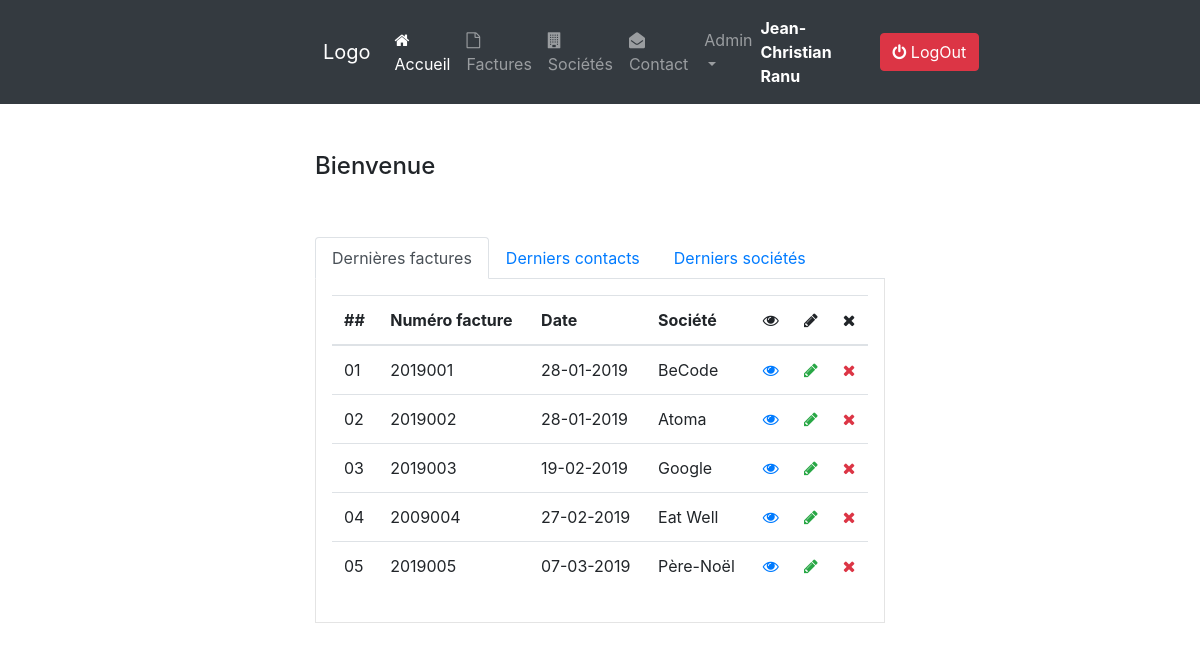
The app's page /accueil/01 (signed in) with its own data.
### tables this page shows
CREATE TABLE `invoice` (
  `id_invoice` int(11) NOT NULL,
  `invoice_numb` int(11) DEFAULT NULL,
  `invoiced_date` date DEFAULT NULL,
  `service_date` date DEFAULT NULL,
  `contacts_id_contacts` int(11) NOT NULL,
  `company_id_company` int(11) NOT NULL
);

CREATE TABLE `company` (
  `id_company` int(11) NOT NULL,
  `comp_name` varchar(45) DEFAULT NULL,
  `country` varchar(45) DEFAULT NULL,
  `vat_number` varchar(45) DEFAULT NULL,
  `creation_date` datetime DEFAULT NULL,
  `comp_type` enum('client','fournisseur') DEFAULT NULL
);

### tabAccueil/factures.php
<?php
include "assets/connexion/bd.php";
$listContact = $bdd->prepare("SELECT * FROM invoice LEFT JOIN company ON company.id_company=invoice.company_id_company LIMIT 0, $limit");
$listContact->execute(array());
?>
<table class="table table-hover">
  <thead>
    <tr>
      <th scope="col">##</th>
      <th scope="col">Numéro facture</th>
      <th scope="col">Date</th>
      <th scope="col">Société</th>
      <th class="text-center"><i class="fa fa-eye"></i></th>
      <?php
      if($_SESSION['auth']['level'] == 'godmode'){
      ?>
      <th class="text-center"><i class="fa fa-pencil"></i></th>
      <th class="text-center"><i class="fa fa-times"></i></th>
      <?php
      }
      ?>
    </tr>
  </thead>
  <tbody>
    <?php
    foreach ($listContact as $key => $value) {
    $key +=1;
    $cptKey = strlen($key);
    if($cptKey <= 1){$zero = '0';}
    ?>
    <tr>
      <td><?= $zero.''.$key?></td>
      <td><?= $value['invoice_numb'];?></td>
      <td><?= $date = date('d-m-Y', strtotime($value['invoiced_date']));?></td>
      <td><?= $value['comp_name'];?></td>
      <td class="text-center"><a href="detailContact.php?contact=<?= $value['id_contacts'];?>"><i class="fa fa-eye"></i></a></td>
      <?php
      if($_SESSION['auth']['level'] == 'godmode'){
      ?>
      <td class="text-center"><a href="newContact.php?contact=<?= $value['id_contacts'];?>&edite=edite" class="text-success"><i class="fa fa-pencil"></i></a></td>
      <td class="text-center"><a href="./assets/ctrl/deleteContact.php?contact=<?= $value['id_contacts'];?>&delete=supp&company=<?= $value['id_company'];?>" class="text-danger"><i class="fa fa-times"></i></a></td>
      <?php
      }
      ?>
    </tr>
    <?php
    }
    ?>
  </tbody>
</table>

### records on screen
invoice: zero "0", invoice_numb "2019001", invoiced_date "28-01-2019", company.comp_name "BeCode"
invoice: zero "0", invoice_numb "2019002", invoiced_date "28-01-2019", company.comp_name "Atoma"
invoice: zero "0", invoice_numb "2019003", invoiced_date "19-02-2019", company.comp_name "Google"
invoice: zero "0", invoice_numb "2009004", invoiced_date "27-02-2019", company.comp_name "Eat Well"
invoice: zero "0", invoice_numb "2019005", invoiced_date "07-03-2019", company.comp_name "Père-Noël"

### other values on screen
$_SESSION['auth']['first_name'] "Jean-Christian"
$_SESSION['auth']['last_name'] "Ranu"
